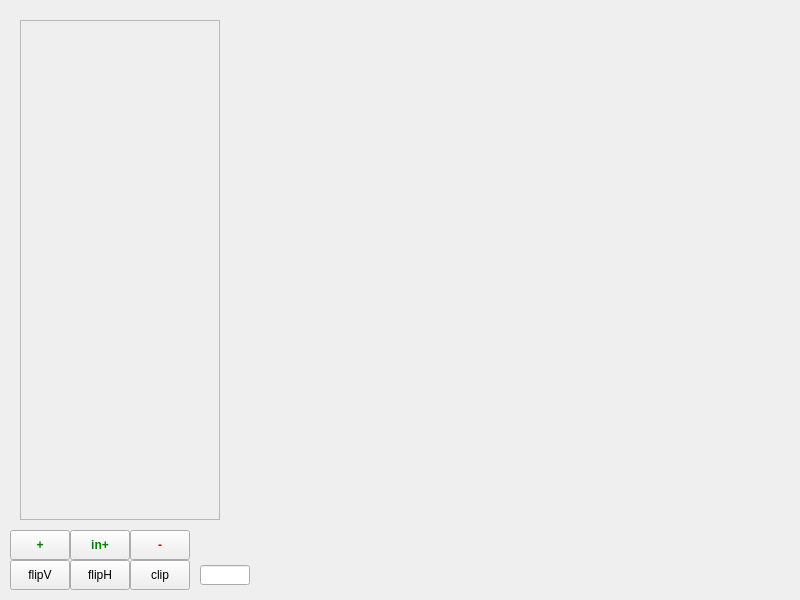
<?xml version="1.0" encoding="UTF-8"?>
<ui version="4.0">
 <class>QWJL</class>
 <widget class="QWidget" name="QWJL">
  <property name="geometry">
   <rect>
    <x>0</x>
    <y>0</y>
    <width>800</width>
    <height>600</height>
   </rect>
  </property>
  <property name="mouseTracking">
   <bool>true</bool>
  </property>
  <property name="windowTitle">
   <string>Form</string>
  </property>
  <property name="styleSheet">
   <string notr="true"/>
  </property>
  <widget class="QPushButton" name="button_deletePolygon">
   <property name="geometry">
    <rect>
     <x>130</x>
     <y>530</y>
     <width>60</width>
     <height>30</height>
    </rect>
   </property>
   <property name="styleSheet">
    <string notr="true">color: red;
font-weight: bold;
</string>
   </property>
   <property name="text">
    <string>-</string>
   </property>
  </widget>
  <widget class="QScrollArea" name="scrollArea">
   <property name="geometry">
    <rect>
     <x>20</x>
     <y>20</y>
     <width>200</width>
     <height>500</height>
    </rect>
   </property>
   <property name="widgetResizable">
    <bool>true</bool>
   </property>
   <widget class="QWidget" name="widget_layer">
    <property name="geometry">
     <rect>
      <x>0</x>
      <y>0</y>
      <width>198</width>
      <height>498</height>
     </rect>
    </property>
    <property name="minimumSize">
     <size>
      <width>0</width>
      <height>400</height>
     </size>
    </property>
   </widget>
  </widget>
  <widget class="QPushButton" name="button_addPolygon">
   <property name="geometry">
    <rect>
     <x>10</x>
     <y>530</y>
     <width>60</width>
     <height>30</height>
    </rect>
   </property>
   <property name="styleSheet">
    <string notr="true">color: green;
font-weight: bold;
</string>
   </property>
   <property name="text">
    <string>+</string>
   </property>
  </widget>
  <widget class="QPushButton" name="button_flipV">
   <property name="geometry">
    <rect>
     <x>10</x>
     <y>560</y>
     <width>60</width>
     <height>30</height>
    </rect>
   </property>
   <property name="styleSheet">
    <string notr="true"/>
   </property>
   <property name="text">
    <string>flipV</string>
   </property>
  </widget>
  <widget class="QPushButton" name="button_flipH">
   <property name="geometry">
    <rect>
     <x>70</x>
     <y>560</y>
     <width>60</width>
     <height>30</height>
    </rect>
   </property>
   <property name="styleSheet">
    <string notr="true"/>
   </property>
   <property name="text">
    <string>flipH</string>
   </property>
  </widget>
  <widget class="QPushButton" name="button_inner">
   <property name="geometry">
    <rect>
     <x>70</x>
     <y>530</y>
     <width>60</width>
     <height>30</height>
    </rect>
   </property>
   <property name="styleSheet">
    <string notr="true">color: green;
font-weight: bold;
</string>
   </property>
   <property name="text">
    <string>in+</string>
   </property>
  </widget>
  <widget class="QPushButton" name="button_clip">
   <property name="geometry">
    <rect>
     <x>130</x>
     <y>560</y>
     <width>60</width>
     <height>30</height>
    </rect>
   </property>
   <property name="styleSheet">
    <string notr="true"/>
   </property>
   <property name="text">
    <string>clip</string>
   </property>
  </widget>
  <widget class="QLineEdit" name="line">
   <property name="geometry">
    <rect>
     <x>200</x>
     <y>565</y>
     <width>50</width>
     <height>20</height>
    </rect>
   </property>
  </widget>
 </widget>
 <resources/>
 <connections/>
</ui>
